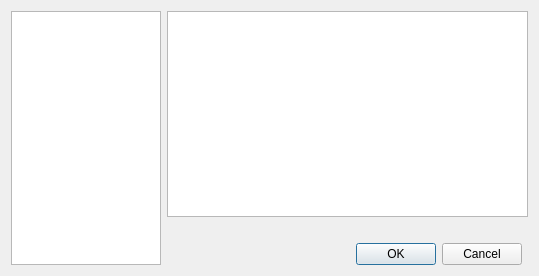
<?xml version="1.0" encoding="UTF-8"?>
<ui version="4.0">
 <class>SameTargetChoiceDialog</class>
 <widget class="QDialog" name="SameTargetChoiceDialog">
  <property name="geometry">
   <rect>
    <x>0</x>
    <y>0</y>
    <width>539</width>
    <height>276</height>
   </rect>
  </property>
  <property name="windowTitle">
   <string>Choose between files that have the same destination</string>
  </property>
  <layout class="QGridLayout" name="gridLayout">
   <item row="0" column="0" rowspan="5">
    <widget class="QListView" name="destinationView">
     <property name="maximumSize">
      <size>
       <width>150</width>
       <height>16777215</height>
      </size>
     </property>
     <property name="horizontalScrollBarPolicy">
      <enum>Qt::ScrollBarAlwaysOff</enum>
     </property>
     <property name="editTriggers">
      <set>QAbstractItemView::NoEditTriggers</set>
     </property>
    </widget>
   </item>
   <item row="4" column="2">
    <widget class="QDialogButtonBox" name="buttonBox">
     <property name="layoutDirection">
      <enum>Qt::LeftToRight</enum>
     </property>
     <property name="standardButtons">
      <set>QDialogButtonBox::Cancel|QDialogButtonBox::Ok</set>
     </property>
    </widget>
   </item>
   <item row="0" column="1" colspan="3">
    <widget class="QListView" name="sourceFileView">
     <property name="horizontalScrollBarPolicy">
      <enum>Qt::ScrollBarAlwaysOff</enum>
     </property>
     <property name="editTriggers">
      <set>QAbstractItemView::NoEditTriggers</set>
     </property>
    </widget>
   </item>
   <item row="1" column="1" rowspan="3" colspan="3">
    <widget class="QLabel" name="selectedDestinationLabel">
     <property name="font">
      <font>
       <weight>75</weight>
       <bold>true</bold>
      </font>
     </property>
     <property name="text">
      <string/>
     </property>
    </widget>
   </item>
  </layout>
 </widget>
 <resources/>
 <connections>
  <connection>
   <sender>buttonBox</sender>
   <signal>accepted()</signal>
   <receiver>SameTargetChoiceDialog</receiver>
   <slot>accept()</slot>
   <hints>
    <hint type="sourcelabel">
     <x>347</x>
     <y>253</y>
    </hint>
    <hint type="destinationlabel">
     <x>269</x>
     <y>137</y>
    </hint>
   </hints>
  </connection>
  <connection>
   <sender>buttonBox</sender>
   <signal>rejected()</signal>
   <receiver>SameTargetChoiceDialog</receiver>
   <slot>reject()</slot>
   <hints>
    <hint type="sourcelabel">
     <x>347</x>
     <y>253</y>
    </hint>
    <hint type="destinationlabel">
     <x>269</x>
     <y>137</y>
    </hint>
   </hints>
  </connection>
 </connections>
</ui>
